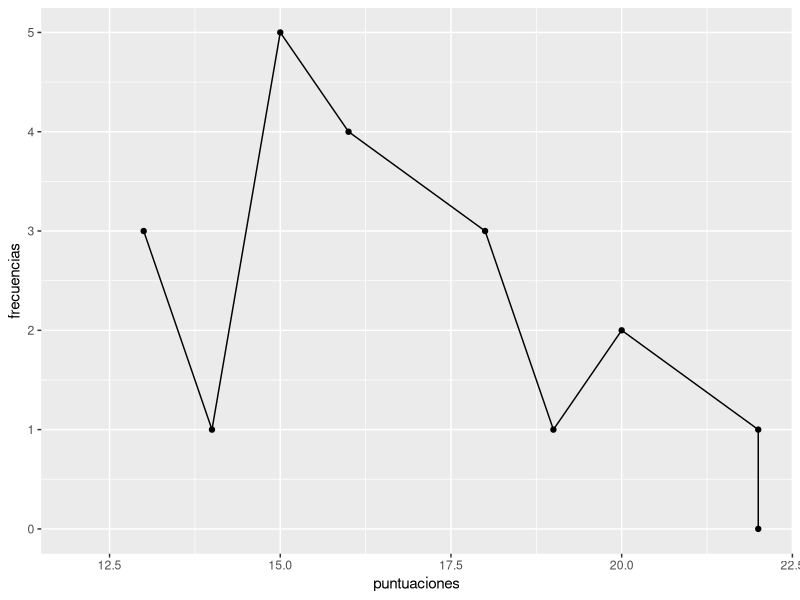
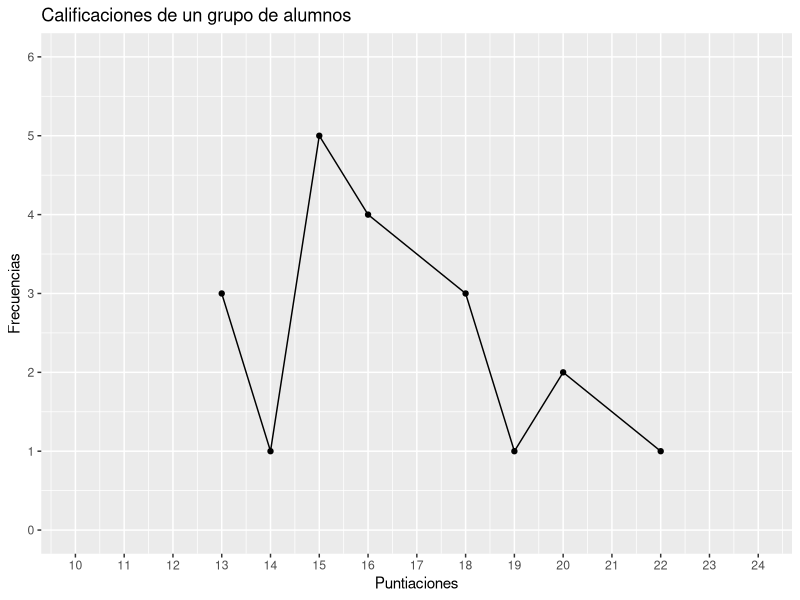

Source code (R) for these figures, in order:
install.packages("ggplot2")

library(ggplot2)

separador = function (ejercicio) {
  cat("\n\n=------------------------- Ejercicio Nº",ejercicio," -------------------------->\n\n")
}

separador(1)
puntuaciones = c(0,13, 14, 15, 16, 18, 19, 20, 22,0)
frecuencias = c(0,3, 1, 5, 4, 3, 1, 2, 1,0)
puntuacionesDataFrame = data.frame(puntuaciones = puntuaciones, frecuencias = frecuencias)

puntuacionesDataFrame_extended <- rbind(puntuacionesDataFrame, data.frame(puntuaciones = max(puntuacionesDataFrame$puntuaciones), frecuencias = 0))
primer_valor_x <- min(puntuacionesDataFrame$puntuaciones)



ggplot(puntuacionesDataFrame_extended, aes(x = puntuaciones, y = frecuencias)) +
  geom_point(na.rm = FALSE, stat = "identity") +
  geom_line(na.rm = FALSE, stat = "identity") +
  ylim(0, max(puntuacionesDataFrame$frecuencias)) +
  xlim(12, max(puntuacionesDataFrame$puntuaciones))
  #scale_x_continuous(limits = c(10, 24), breaks = seq(10, 24, by = 1)) +
  #scale_y_continuous(limits = c(0, 6), breaks = seq(0, 6, by = 1))

ggplot(puntuacionesDataFrame, aes(x = puntuaciones, y = frecuencias)) +
  geom_point(na.rm = FALSE, stat = "identity") +
  geom_line(na.rm = FALSE, stat = "identity") +
  xlab("Puntiaciones") +
  ylab("Frecuencias") + 
  ggtitle("Calificaciones de un grupo de alumnos") +
  
  scale_x_continuous(limits = c(10, 24), breaks = seq(10, 24, by = 1)) +
  scale_y_continuous(limits = c(0, 6), breaks = seq(0, 6, by = 1))

rm(list = ls())

